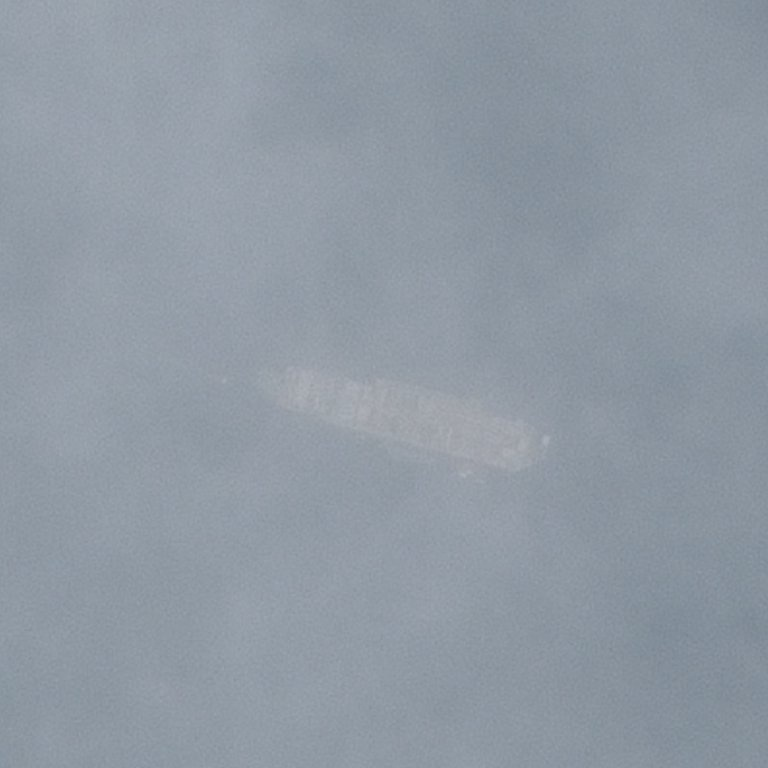
#> input picture 050724be2.jpg, 768 x 768 px
$ jupyter execute --allow-errors preprocess.ipynb   (Python 2 division)
#> lines starting #> are read from the running program, lines starting #| are printed output that depends on the picture; long printed decimals are rounded; pictures that were not available may be replaced by others from this repository, and a replacement may not be noted
#> further down, img is the input picture: shape (768, 768, 3); mean B, G, R 163.9, 153.6, 143.9
[cell 1]
# -*- coding: utf-8 -*-
# dehaze algorithm
import cv2
import numpy as np
import os
import matplotlib.pyplot as plt

def zmMinFilterGray(src, r=7):
    '''最小值滤波，r是滤波器半径'''
#> called with r = 7
    if r <= 0:
        return src
    h, w = src.shape[:2]
#> h = 768; w = 768
    I = src
    res = np.minimum(I  , I[[0]+range(h-1)  , :])
    res = np.minimum(res, I[range(1,h)+[h-1], :])
    I = res
    res = np.minimum(I  , I[:, [0]+range(w-1)])
    res = np.minimum(res, I[:, range(1,w)+[w-1]])
    return zmMinFilterGray(res, r-1)

def guidedfilter(I, p, r, eps):
    '''引导滤波，直接参考网上的matlab代码'''
#> called with r = 81, eps = 0.001
    height, width = I.shape
#> height = 768; width = 768
    m_I = cv2.boxFilter(I, -1, (r,r))
    m_p = cv2.boxFilter(p, -1, (r,r))
    m_Ip = cv2.boxFilter(I*p, -1, (r,r))
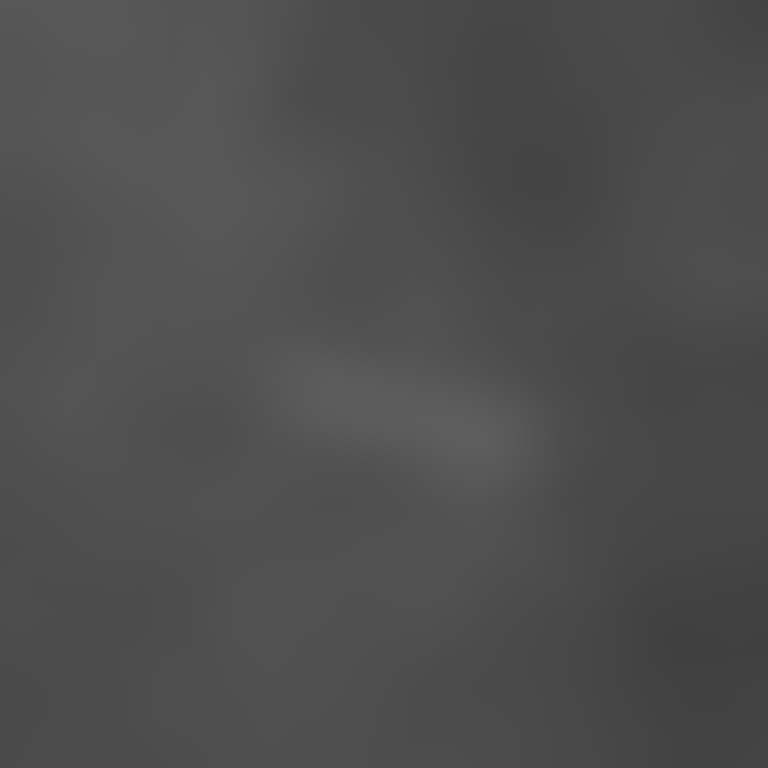
#> m_Ip: shape (768, 768) float64; min 0.253, max 0.368, mean 0.307
    cov_Ip = m_Ip-m_I*m_p

    m_II = cv2.boxFilter(I*I, -1, (r,r))
    var_I = m_II-m_I*m_I

    a = cov_Ip/(var_I+eps)
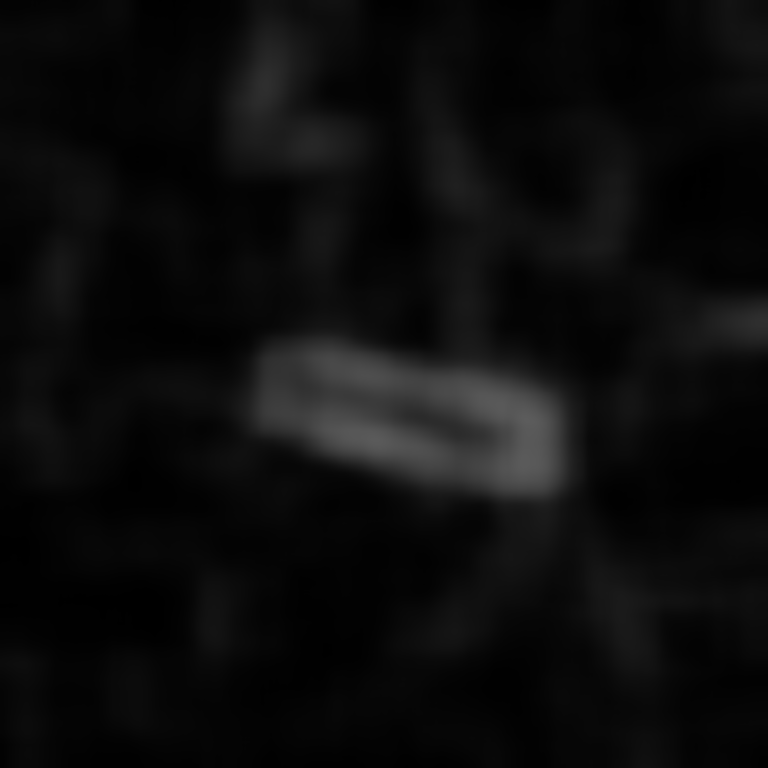
#> a: shape (768, 768) float64; min 0.00117, max 0.362, mean 0.0487
    b = m_p-a*m_I
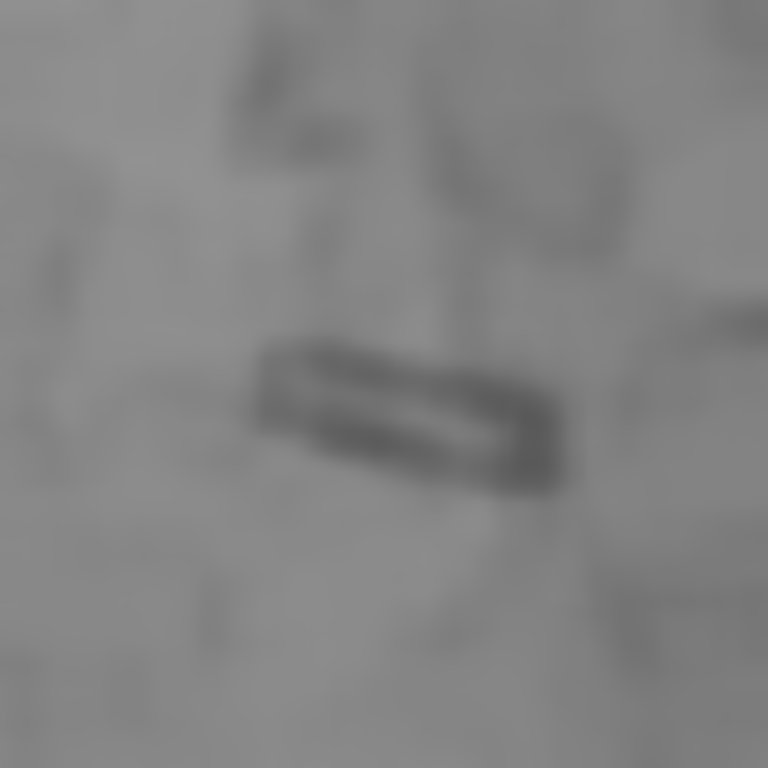
#> b: shape (768, 768) float64; min 0.349, max 0.573, mean 0.514

    m_a = cv2.boxFilter(a, -1, (r,r))
    m_b = cv2.boxFilter(b, -1, (r,r))
    return m_a*I+m_b

def getV1(m, r, eps, w, maxV1):  #输入rgb图像，值范围[0,1]
    '''计算大气遮罩图像V1和光照值A, V1 = 1-t/A'''
    V1 = np.min(m,2)                                         #得到暗通道图像
    V1 = guidedfilter(V1, zmMinFilterGray(V1,7), r, eps)     #使用引导滤波优化
    bins = 2000
    ht = np.histogram(V1, bins)                              #计算大气光照A
    d = np.cumsum(ht[0])/float(V1.size)
#> d = 2000 values from 3.39e-06 to 1
    for lmax in range(bins-1, 0, -1):
        if d[lmax]<=0.999:
            break
    A  = np.mean(m,2)[V1>=ht[1][lmax]].max()
#> A = 0.703

    V1 = np.minimum(V1*w, maxV1)                   #对值范围进行限制

    return V1,A

def deHaze(m, r=81, eps=0.001, w=1, maxV1=0.80, bGamma=False):
    Y = np.zeros(m.shape)
    V1,A = getV1(m, r, eps, w, maxV1)               #得到遮罩图像和大气光照
#> A = 0.703
    for k in range(3):
        Y[:,:,k] = (m[:,:,k]-V1)/(1-V1/A)           #颜色校正
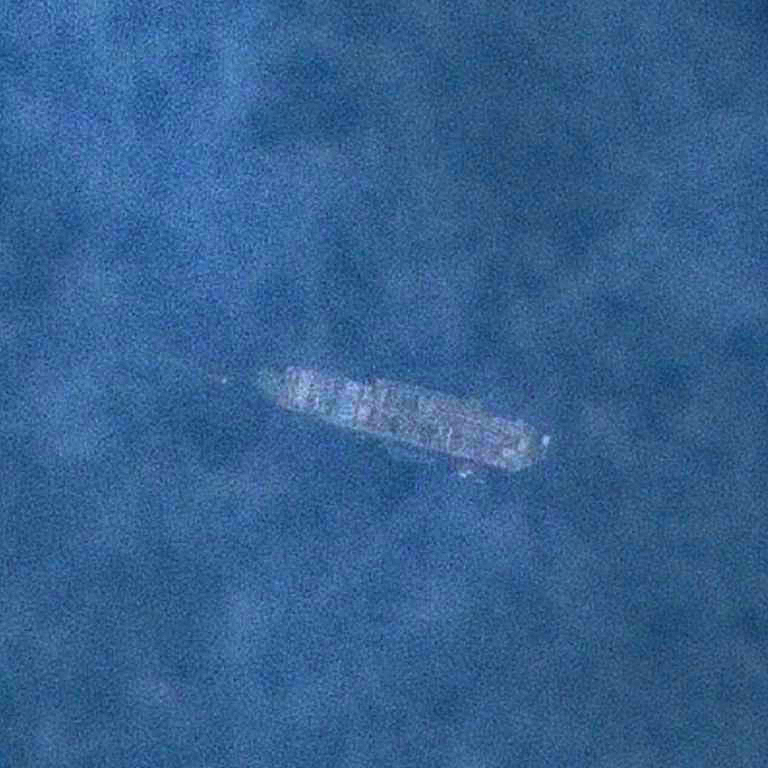
#> Y: shape (768, 768, 3) float64; mean of channels 0, 1, 2 0.445, 0.265, 0.0991; drawn with min black and max white
    Y =  np.clip(Y, 0, 1)
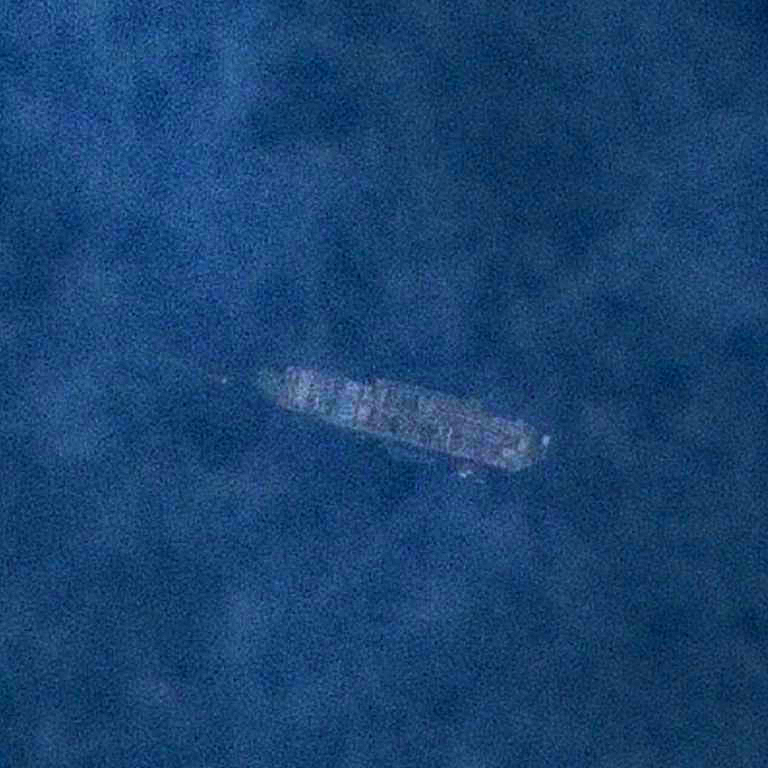
#> Y: shape (768, 768, 3) float64; mean of channels 0, 1, 2 0.445, 0.265, 0.0992; drawn as B, G, R
    if bGamma:
        Y = Y**(np.log(0.5)/np.log(Y.mean()))       #gamma校正,默认不进行该操作
    return Y

# if __name__ == '__main__':
Filepath = './050724be2.jpg'
img = cv2.imread(Filepath)
plt.imshow(img.astype(np.uint8))

[cell 2]
m = deHaze(img/255.0)*255
plt.imshow(m.astype(np.uint8))
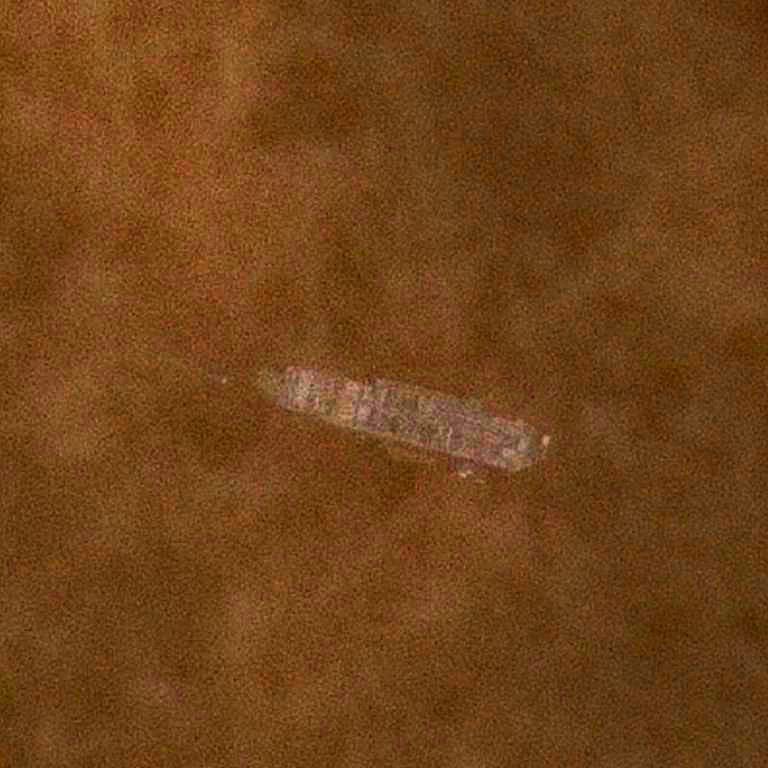
#> shown: shape (768, 768, 3); mean R, G, B 113, 67.1, 24.8

[cell 3]
import datetime
def rgbtohsi(rgb_lwpImg):
    rows,cols,_ = rgb_lwpImg.shape
    count=0.0
    rows=rows/10
    cols=cols/10
    for i in range(rows):
        for j in range(cols):
            I = (rgb_lwpImg[i, j, 0]/3.0+rgb_lwpImg[i, j,1]/3.0+rgb_lwpImg[i, j, 2]/3.0)
            if I >= 100:
                count = count+1
    return count/(rows*cols)
oldtime=datetime.datetime.now()
Filepath = './0b0efcb5f.jpg'
img = cv2.imread(Filepath)
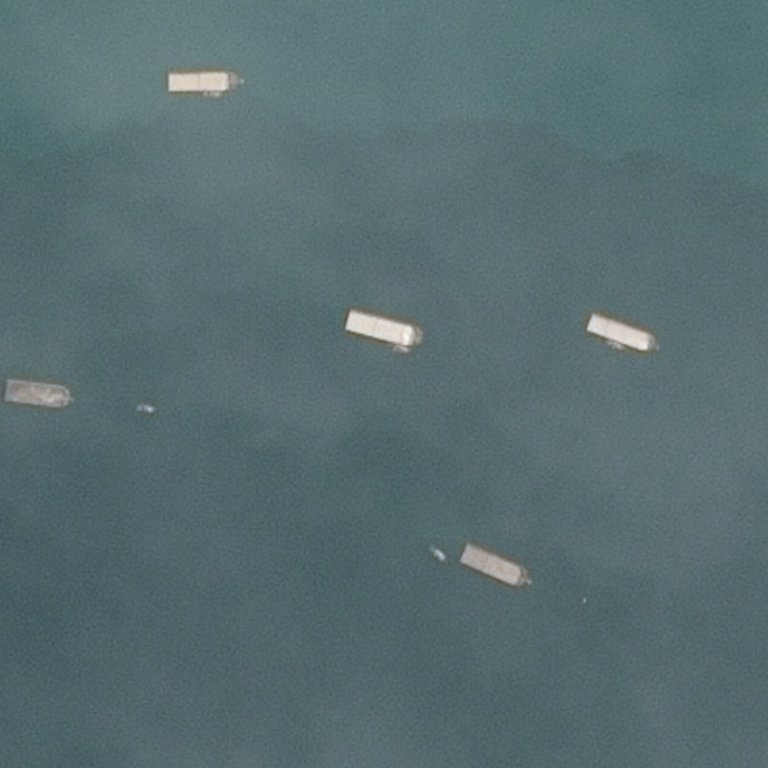
#> input picture 03fa746f0.jpg, 768 x 768 px, given in place of 0b0efcb5f.jpg, which was not available
#> img is the input picture: shape (768, 768, 3); mean B, G, R 112.7, 109.8, 87.5
newtime=datetime.datetime.now()
print(newtime-oldtime)
print(rgbtohsi(img))
#> after the loop in rgbtohsi, `for i in range(rows):`: count = 5775
#| 0.9998

[cell 4]
# -*- coding: utf-8 -*-
#Line detection
import cv2
import numpy as np
import os
import pandas as pd
import datetime

ship_dir = '/datasets/ee285f-public/airbus_ship_detection/'
train_image_dir = r'/datasets/ee285f-public/airbus_ship_detection/train_v2/'
file_list = os.listdir(train_image_dir)
print("start")
count=0
oldtime=datetime.datetime.now()
for f in file_list:
    Filepath = os.path.join(train_image_dir,f)
    img = cv2.imread(Filepath)
    if rgbtohsi(img)>0.5:
        img= deHaze(img/255.0)*255
#> in deHaze (call 2), `Y = np.zeros(m.shape)`: Y: shape (768, 768, 3) float64; every value is 0
        img= img.astype(np.uint8)
    else:
        pass
    blur = cv2.medianBlur(img, 7)
    gray = cv2.cvtColor(blur, cv2.COLOR_BGR2GRAY)
    edges = cv2.Canny(gray, 1, 180, apertureSize=3)
    lines = cv2.HoughLinesP(edges, 1, np.pi / 180, threshold=1,minLineLength=5,maxLineGap=5)
#> lines = 74 rows, first 6: [657, 348, 657, 343], [653, 348, 653, 336], [400, 349, 407, 348], [171, 74, 182, 74], [656, 348, 656, 342], [20, 402, 26, 402]
    if lines is not None:
        df=pd.DataFrame(data=[f],columns=['maybe'])
        df.to_csv('./maybe.csv', mode='a',index=False, header=False )
    else:
        df=pd.DataFrame(data=[f],columns=['background'])
        df.to_csv('./bg.csv', mode='a',index=False, header=False )
    count=count+1
    if(count==1000):
        newtime=datetime.datetime.now()
        print(newtime-oldtime)
print('finished')
